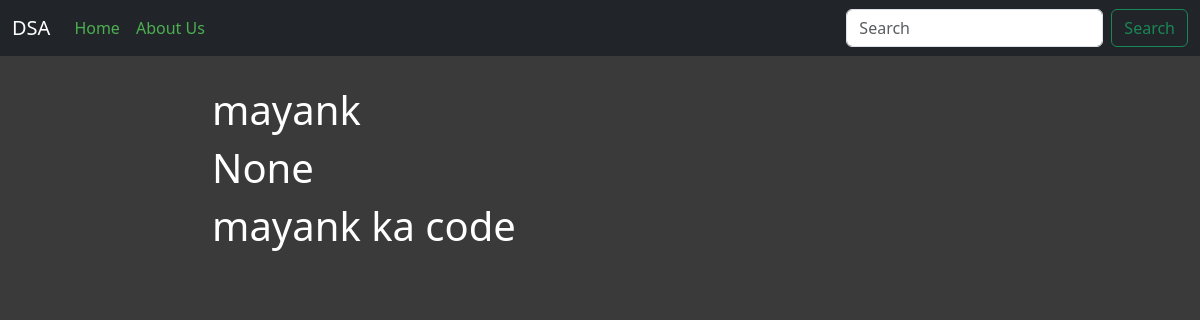
The page /dsa/code/4 on the database as committed earlier.
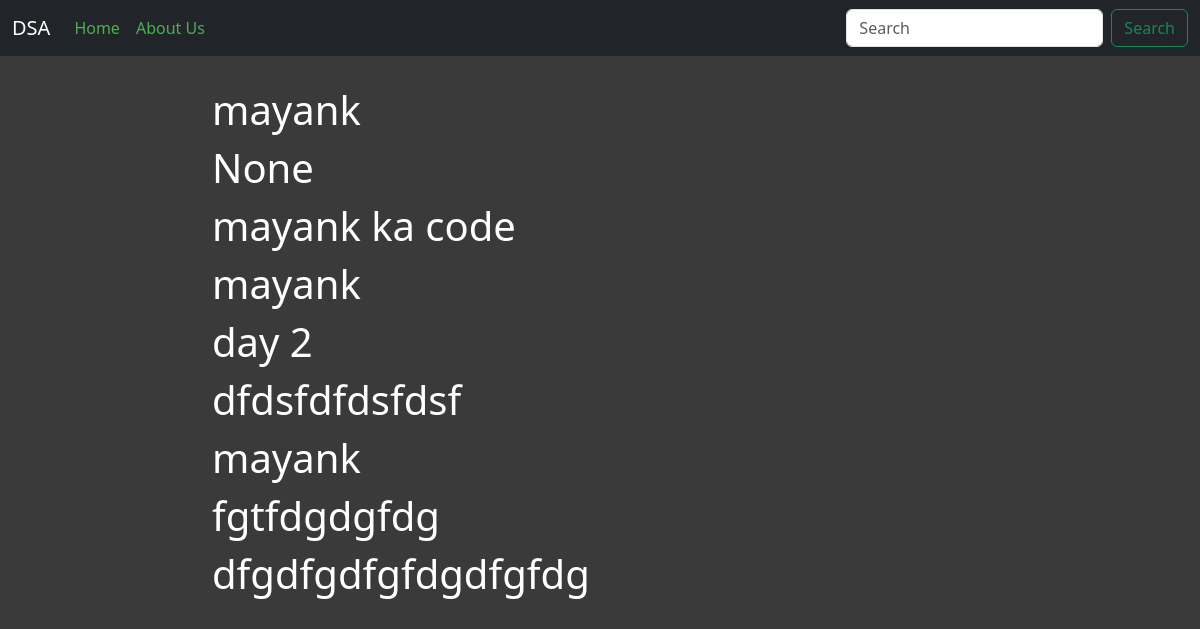
The same page on the database as committed later.
### dsa/models.py (models this page shows, shortened)
class UserCode(models.Model):
    user_code = models.ForeignKey(User,blank = True, null = True, on_delete = models.CASCADE, related_name = "user_code")
    day = models.CharField(max_length = 50, blank = True, null = True)
    code = models.CharField(max_length = 50, blank = True, null = True)

class User(models.Model):
    First = models.CharField(max_length = 50, blank = True, null = True)
    last = models.CharField(max_length = 50, blank = True, null = True)
    email = models.EmailField(blank = True, null = True)
    phone_no = models.CharField(max_length = 50, blank = True, null = True)

### dsa/views.py (the view)
# urls.py: path('code/<int:id>', Code.as_view(), name='code'),
class Code(View):
    def get(self, request, id):
        code_objs = User.objects.get(id = id).user_code.all()
        return render(request, 'user_code.html',{"context":code_objs})

### dsa/template/user_code.html (shortened to what this page needs)
{% extends 'base.html' %}
{% load static %}
{% block content2 %}
  <div class="main">
    <div class="container">
      <div class="users">
        {% for code in context %}
          <h1>{{ code.user_code.First }}</h1>
          <h1>{{ code.day }}</h1>
          <h1>{{ code.code }}</h1>
        {% endfor %}
      </div>
    </div>
  </div>
{% endblock %}

Rows that differ between the two databases and show on the page:
added UserCode: user_code.First "mayank", day "day 2", code "dfdsfdfdsfdsf"
added UserCode: user_code.First "mayank", day "fgtfdgdgfdg", code "dfgdfgdfgfdgdfgfdg"
